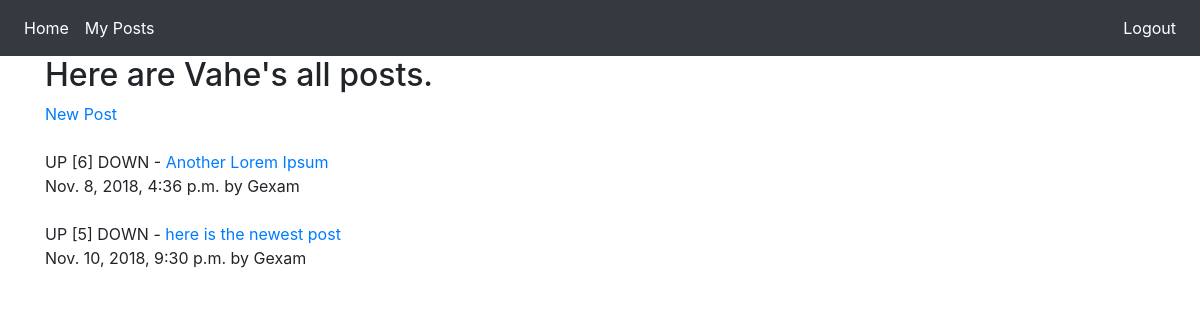
The app's page /posts/myposts/ (signed in) with its own data.
### posts/models.py (models this page shows)
class Post(models.Model):
    title = models.CharField(max_length=200)
    url = models.TextField()
    pub_date = models.DateTimeField()
    author = models.ForeignKey(User)
    votes_total = models.IntegerField(default=1)

### posts/views.py (the view)
@login_required
def my_posts(request):
    current_user = request.user
    posts = Post.objects.all().filter(author=current_user.id)
    return render(request, 'posts/myposts.html', {'posts': posts, 'user': request.user})

### posts/templates/posts/myposts.html
{% extends 'base.html' %}
{% block content %}
<div class="container">
    <h2> Here are {{ user.first_name }}'s all posts.</h2>
    <a href="{% url 'posts:create' %}">New Post</a>
    <br><br>
    {% for post in posts.all %}
       <a>UP</a> [{{ post.votes_total }}] <a>DOWN</a> - <a href="{{ post.url }}">{{ post.title }}</a>
        <br>
        {{ post.pub_date }} by {{ post.author.username }}
        <br><br>
    {% endfor %}
</div>
{% endblock %}

### records on screen
Post: votes_total "6", title "Another Lorem Ipsum", pub_date "Nov. 8, 2018, 4:36 p.m.", author.username "Gexam"
Post: votes_total "5", title "here is the newest post", pub_date "Nov. 10, 2018, 9:30 p.m.", author.username "Gexam"

### other values on screen
{{ user.first_name }} "Vahe"
